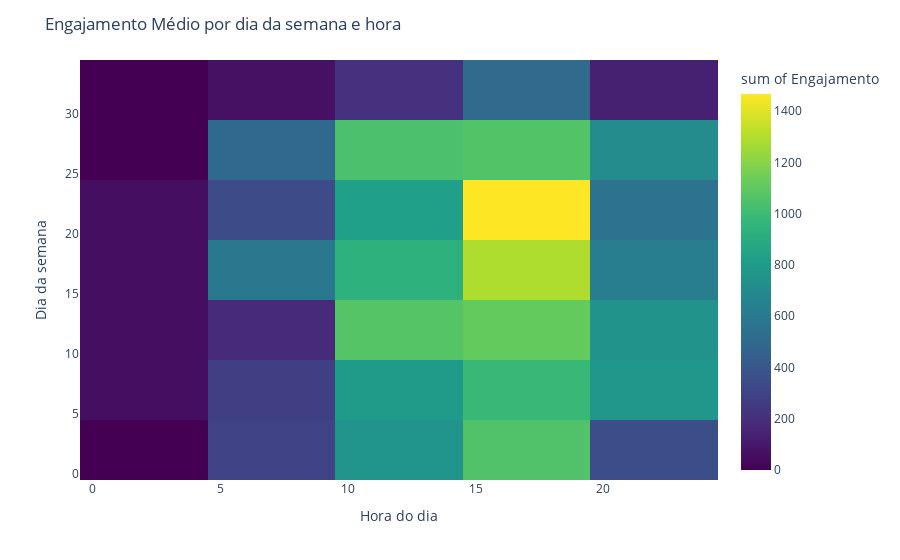

The code cell stored with this chart in its notebook:
### Markdown cell above
Passo 3: Plotar gráfico

### Code cell
# Agrupar por 'DayOfWeek' e 'Hour' e calcular a média de engajamento
engagement_by_day_hour = df.groupby(['Day', 'Hour'])['Engajamento'].mean().reset_index()

# Criar o heatmap
fig = px.density_heatmap(engagement_by_day_hour, x='Hour', y='Day', z='Engajamento', color_continuous_scale='Viridis')

# Adicionar títulos
fig.update_layout(title='Engajamento Médio por dia da semana e hora', xaxis_title='Hora do dia', yaxis_title='Dia da semana')

# Plota o gráfico
fig.show()

### Figure 1 — Plotly figure (JSON) as saved in the notebook; plotly's stock layout.template omitted (floating-point values rounded to 4 significant figures; data arrays with more than 128 entries replaced by an {"elided": "..."} marker saying what was removed)
{"data": [{"coloraxis": "coloraxis", "histfunc": "sum", "hovertemplate": "Hour=%{x}<br>Day=%{y}<br>sum of Engajamento=%{z}<extra></extra>", "name": "", "type": "histogram2d", "x": {"elided": "307 int values"}, "xaxis": "x", "xbingroup": "x", "y": {"elided": "307 int values"}, "yaxis": "y", "ybingroup": "y", "z": {"elided": "307 float values"}}], "layout": {"coloraxis": {"colorbar": {"title": {"text": "sum of Engajamento"}}, "colorscale": [[0, "#440154"], [0.1111, "#482878"], [0.2222, "#3e4989"], [0.3333, "#31688e"], [0.4444, "#26828e"], [0.5556, "#1f9e89"], [0.6667, "#35b779"], [0.7778, "#6ece58"], [0.8889, "#b5de2b"], [1, "#fde725"]]}, "legend": {"tracegroupgap": 0}, "margin": {"t": 60}, "title": {"text": "Engajamento Médio por dia da semana e hora"}, "xaxis": {"anchor": "y", "domain": [0, 1], "title": {"text": "Hora do dia"}}, "yaxis": {"anchor": "x", "domain": [0, 1], "title": {"text": "Dia da semana"}}}}
